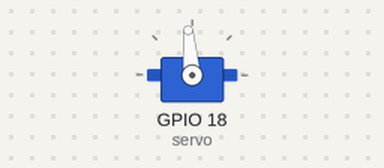
The program below on a simulated Raspberry Pi (BCM pin numbers). Shown: servo. Servo angles are drawn from the pulse width (0.5 ms = 0°, 2.5 ms = 180°).

Above: at 0.05 s.
At 0.85 s:
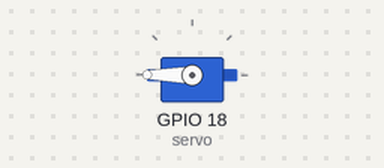
At 1.7 s:
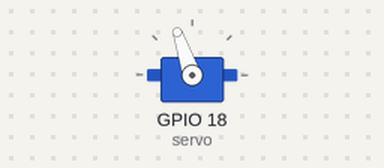
At 3.55 s:
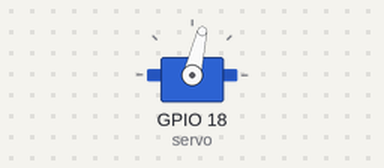
Timing chart, 0 to 8.3 s (numbered marks = the images above):
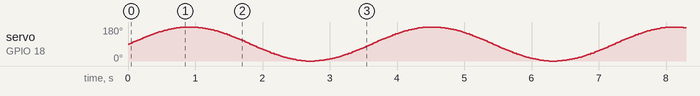

The program:

Servo_2.py
```python
from gpiozero import Servo
import RPi.GPIO as GPIO
from time import sleep
import math
from gpiozero.pins.pigpio import PiGPIOFactory

factory = PiGPIOFactory()
servo = Servo(18, min_pulse_width=0.5/1000, max_pulse_width=2.5/1000, pin_factory=factory)

while True:
	for i in range(0,360):
		servo.value = math.sin(math.radians(i))
		sleep(0.01)
```
